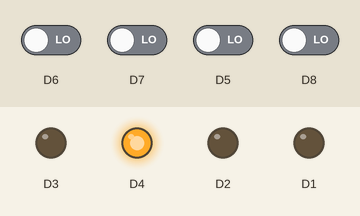
This sketch was run on a simulated ESP8266 (NodeMCU). On the bench: output pins drawn as LEDs (lit = HIGH). The test bench sets the inputs (shaded band); at power-on: D5–8 LOW.

Above: at 1.2 s.
1.3 s: D7 driven HIGH
At 2.1 s:
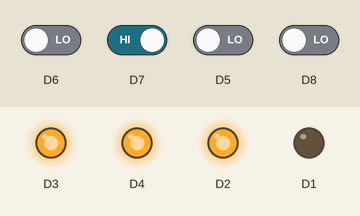
2.8 s: D6 driven HIGH
At 3.2 s:
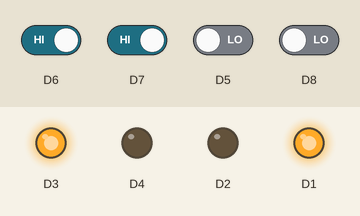
4.3 s: D5 driven HIGH
At 5.5 s:
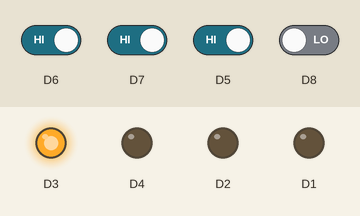
5.8 s: D8 driven HIGH
At 6.7 s:
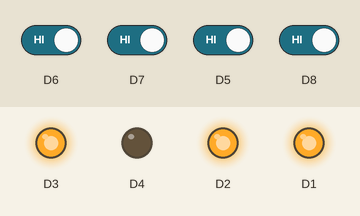
7.3 s: D6 driven LOW
At 7.8 s:
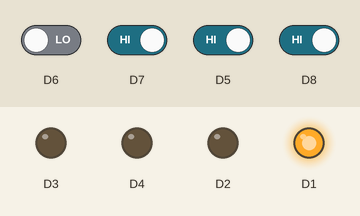
8.8 s: D5 driven LOW
At 10.2 s:
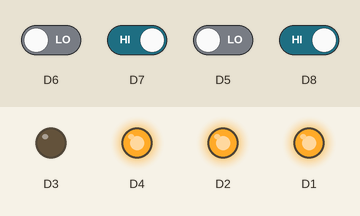
Timing chart, 0 to 11.3 s (numbered marks = the images above; inputs shaded):
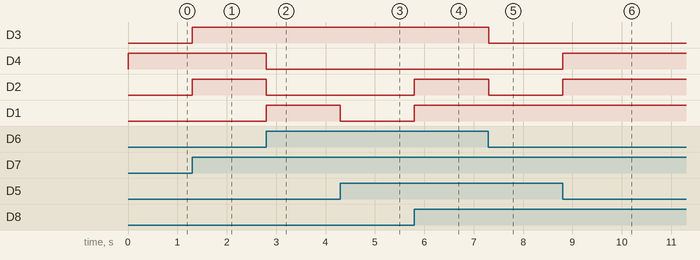

Measured:
- after the input at 1.3 s, D3, D2: LOW → HIGH at once
- after the input at 2.8 s, D4, D2: HIGH → LOW at once; D1: LOW → HIGH at once
- after the input at 4.3 s, D1: HIGH → LOW at once
- after the input at 5.8 s, D2, D1: LOW → HIGH at once
- after the input at 7.3 s, D3, D2: HIGH → LOW at once
- after the input at 8.8 s, D4, D2: LOW → HIGH at once

The sketch:

EVIDENCIA_2.ino
```cpp
bool A,B,C,D,W,X,Y,Z;
void setup() {
  // put your setup code here, to run once:
pinMode (D4,OUTPUT);
pinMode (D3,OUTPUT);
pinMode (D2,OUTPUT);
pinMode (D1,OUTPUT);
pinMode (D8,INPUT);
pinMode (D7,INPUT);
pinMode (D6,INPUT);
pinMode (D5,INPUT);

}

void loop() {
  // put your main code here, to run repeatedly:
A=digitalRead(D5);

B=digitalRead(D6);

C=digitalRead(D7);

D=digitalRead(D8);

W= C&&(A||B)||D&&(B||!A&&!C);
digitalWrite (D4,!W);

X=!D&&(A||C)||!A&&!C&&D||A&&B&&C;
digitalWrite (D3,X);

Y=C&&!(B^D)||!A&&D&&(B||C)||A&&!C&&!D;
digitalWrite (D2,Y);

Z=B&&(A^C)||A&&!B&&!D||C&&D;
digitalWrite(D1,Z);
}
```
